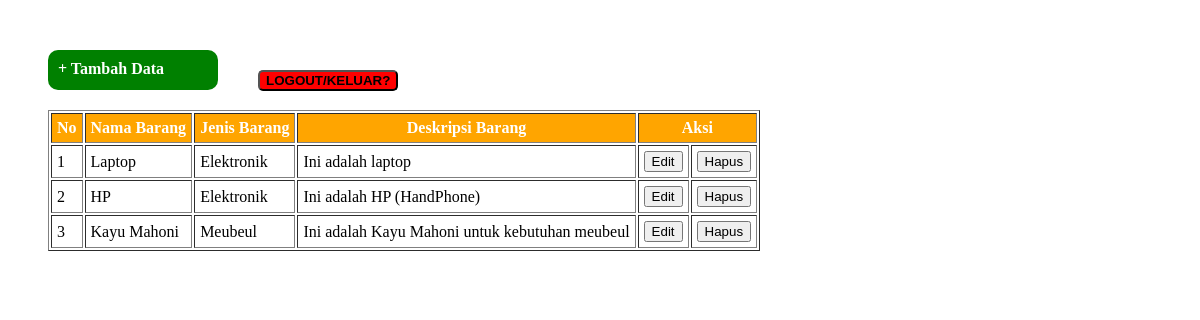
Page /beranda.php (signed in) on the committed database.
### tables this page shows
CREATE TABLE `tbl_databarang` (
  `id_brng` int(11) NOT NULL,
  `nama_brng` varchar(255) DEFAULT NULL,
  `jenis_brng` varchar(255) DEFAULT NULL,
  `deskripsi_brng` text DEFAULT NULL
);

### beranda.php (the view, shortened to what this page needs)
<?php
include_once("connect_db.php");
?>
<!DOCTYPE html>
<html lang="en">
<head>
    <link rel="stylesheet" type="text/css" href="style.css">
</head>
<body>
    <div class="kotak_link">
    <a href="tambah_data.php" class="tombol_link">
    <div class="kotak_tombol_link">
        + Tambah Data
    </div>
    </a>
    <form onclick="return confirm('Apakah anda yakin ingin logout?')" action="" method="POST">
        <button name="btnlogout" style="margin-left: 250px; font-weight: bold; background-color: red; border-radius: 5px"> LOGOUT/KELUAR?</button>
    </form>
    </div>
    <div>
    <table class="tabel" border="1" cellpadding="5">
        <tr class="tabel_data">
            <th>No</th>
            <th>Nama Barang</th>
            <th>Jenis Barang</th>
            <th>Deskripsi Barang</th>
            <th colspan="2">Aksi</th>
        </tr>
        <?php
            $no=1;
            $query=mysqli_query($conn, "SELECT * FROM tbl_databarang");
            $jml_data=mysqli_num_rows($query);
            if ($jml_data == null) {
                ?>
                <tr>
                    <th colspan="6">Tidak ada data.</th>
                </tr>
                <?php
            }else{
            while ($data=mysqli_fetch_array($query)) {
                ?>
                    <tr>
                        <td><?= $no++; ?></td>
                        <td><?= $data['nama_brng']; ?></td>
                        <td><?= $data['jenis_brng']; ?></td>
                        <td><?= $data['deskripsi_brng']; ?></td>
                        <td>
                            <form action="edit_data.php?id_barang=<?= $data['id_brng']; ?>" method="POST">
                                <button>Edit</button>
                            </form>
                        </td>
                        <td>
                            <form onclick="return confirm('Apakah anda yakin ingin menghapus data barang ini?')" action="hapus_data.php?id_barang=<?= $data['id_brng']; ?>" method="POST">
                                <button>Hapus</button>
                            </form>
                        </td>
                    </tr>
                <?php
            }
        }
        ?>
    </table>
    </div>
</body>
</html>

### style.css (style rules this page uses)
.kotak_link { width: 150px; height: 20px; }
.kotak_tombol_link { padding: 10px; margin-left: 40px; margin-bottom: -20px; margin-top: 50px; background-color: green; width: 150px; height: 20px; border-radius: 10px; }
.tombol_link { text-decoration: none; font-weight: bold; color: white; width: 150px; height: 20px; }
.tabel_data { background-color: orange; color: white; }
.tabel { margin: 40px; }

### rows in the picture
tbl_databarang: nama_brng "Laptop", jenis_brng "Elektronik", deskripsi_brng "Ini adalah laptop"
tbl_databarang: nama_brng "HP", jenis_brng "Elektronik", deskripsi_brng "Ini adalah HP (HandPhone)"
tbl_databarang: nama_brng "Kayu Mahoni", jenis_brng "Meubeul", deskripsi_brng "Ini adalah Kayu Mahoni untuk kebutuhan meubeul"
